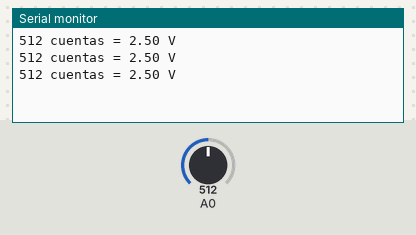
A sketch run on a simulated Arduino Uno, built with avr-gcc and run on an emulated ATmega328P. Shown: the last lines printed to the serial monitor. The inputs (shaded band) are chosen by the test bench; at power-on: A0 = 512.

Above: at 1.2 s.
1.3 s: A0 set to 716
At 1.86 s:
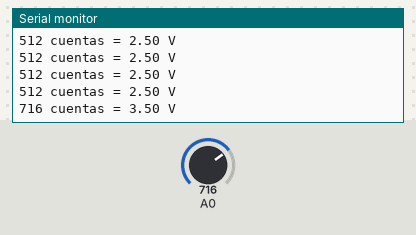
2.8 s: A0 set to 900
At 3.06 s:
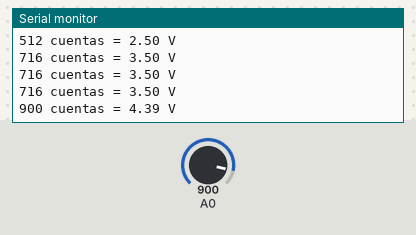
Timing chart, 0 to 5.8 s (numbered marks = the images above; inputs shaded):
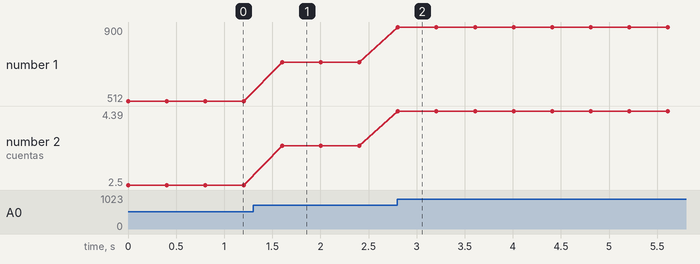

The sketch:

pot-ej-voltios.ino
```cpp
// Ejemplo: cada cuenta del ADC vale unos 5 V / 1024 ≈ 4,9 mV.
void setup() {
  Serial.begin(9600);
}

void loop() {
  int lectura = analogRead(A0);
  float voltios = lectura * 5.0 / 1024.0;
  Serial.print(lectura);
  Serial.print(" cuentas = ");
  Serial.print(voltios);
  Serial.println(" V");
  delay(400);
}
```

Measured:
- after the input at 1.3 s, the serial monitor: prints a new line after 0.30 s (image 1)
- after the input at 2.8 s, the serial monitor: prints a new line at once (image 2)
- plotted number 1: 512 → 716 after the input at 1.3 s, 716 → 900 after the input at 2.8 s
- plotted number 2: 2.5 → 3.5 after the input at 1.3 s, 3.5 → 4.39 after the input at 2.8 s
